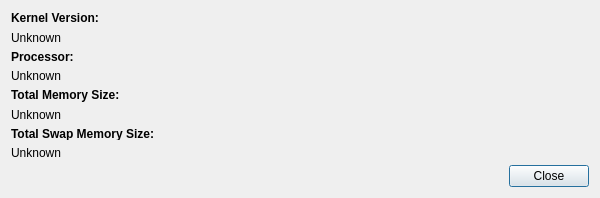
<?xml version="1.0" encoding="UTF-8"?>
<ui version="4.0">
 <class>SystemInfo</class>
 <widget class="QDialog" name="SystemInfo">
  <property name="geometry">
   <rect>
    <x>0</x>
    <y>0</y>
    <width>600</width>
    <height>198</height>
   </rect>
  </property>
  <property name="sizePolicy">
   <sizepolicy hsizetype="MinimumExpanding" vsizetype="MinimumExpanding">
    <horstretch>0</horstretch>
    <verstretch>0</verstretch>
   </sizepolicy>
  </property>
  <property name="minimumSize">
   <size>
    <width>600</width>
    <height>180</height>
   </size>
  </property>
  <property name="windowTitle">
   <string>System Information</string>
  </property>
  <layout class="QVBoxLayout" name="verticalLayout_2">
   <item>
    <layout class="QVBoxLayout" name="verticalLayout">
     <property name="sizeConstraint">
      <enum>QLayout::SetMinimumSize</enum>
     </property>
     <item>
      <widget class="QLabel" name="kernelVersionLabelHeader">
       <property name="sizePolicy">
        <sizepolicy hsizetype="MinimumExpanding" vsizetype="MinimumExpanding">
         <horstretch>0</horstretch>
         <verstretch>0</verstretch>
        </sizepolicy>
       </property>
       <property name="text">
        <string>&lt;b&gt;Kernel Version:&lt;/b&gt;</string>
       </property>
       <property name="wordWrap">
        <bool>true</bool>
       </property>
      </widget>
     </item>
     <item>
      <widget class="QLabel" name="kernelVersionLabel">
       <property name="sizePolicy">
        <sizepolicy hsizetype="MinimumExpanding" vsizetype="MinimumExpanding">
         <horstretch>0</horstretch>
         <verstretch>60</verstretch>
        </sizepolicy>
       </property>
       <property name="minimumSize">
        <size>
         <width>0</width>
         <height>60</height>
        </size>
       </property>
       <property name="text">
        <string>Unknown</string>
       </property>
       <property name="alignment">
        <set>Qt::AlignLeading|Qt::AlignLeft|Qt::AlignTop</set>
       </property>
       <property name="wordWrap">
        <bool>true</bool>
       </property>
      </widget>
     </item>
     <item>
      <widget class="QLabel" name="processorLabelHeader">
       <property name="sizePolicy">
        <sizepolicy hsizetype="MinimumExpanding" vsizetype="MinimumExpanding">
         <horstretch>0</horstretch>
         <verstretch>0</verstretch>
        </sizepolicy>
       </property>
       <property name="text">
        <string>&lt;html&gt;&lt;head/&gt;&lt;body&gt;&lt;p&gt;&lt;span style=&quot; font-weight:600;&quot;&gt;Processor: &lt;/span&gt;&lt;/p&gt;&lt;/body&gt;&lt;/html&gt;</string>
       </property>
       <property name="wordWrap">
        <bool>true</bool>
       </property>
      </widget>
     </item>
     <item>
      <widget class="QLabel" name="processorLabel">
       <property name="sizePolicy">
        <sizepolicy hsizetype="MinimumExpanding" vsizetype="MinimumExpanding">
         <horstretch>0</horstretch>
         <verstretch>0</verstretch>
        </sizepolicy>
       </property>
       <property name="text">
        <string>Unknown</string>
       </property>
       <property name="wordWrap">
        <bool>true</bool>
       </property>
      </widget>
     </item>
     <item>
      <widget class="QLabel" name="memoryLabelHeader">
       <property name="sizePolicy">
        <sizepolicy hsizetype="MinimumExpanding" vsizetype="MinimumExpanding">
         <horstretch>0</horstretch>
         <verstretch>0</verstretch>
        </sizepolicy>
       </property>
       <property name="text">
        <string>&lt;b&gt;Total Memory Size:&lt;/b&gt;</string>
       </property>
       <property name="wordWrap">
        <bool>true</bool>
       </property>
      </widget>
     </item>
     <item>
      <widget class="QLabel" name="memoryLabel">
       <property name="sizePolicy">
        <sizepolicy hsizetype="MinimumExpanding" vsizetype="MinimumExpanding">
         <horstretch>0</horstretch>
         <verstretch>0</verstretch>
        </sizepolicy>
       </property>
       <property name="text">
        <string>Unknown</string>
       </property>
       <property name="wordWrap">
        <bool>true</bool>
       </property>
      </widget>
     </item>
     <item>
      <widget class="QLabel" name="swapLabelHeader">
       <property name="sizePolicy">
        <sizepolicy hsizetype="MinimumExpanding" vsizetype="MinimumExpanding">
         <horstretch>0</horstretch>
         <verstretch>0</verstretch>
        </sizepolicy>
       </property>
       <property name="text">
        <string>&lt;b&gt;Total Swap Memory Size:&lt;/b&gt;</string>
       </property>
       <property name="wordWrap">
        <bool>true</bool>
       </property>
      </widget>
     </item>
     <item>
      <widget class="QLabel" name="swapLabel">
       <property name="sizePolicy">
        <sizepolicy hsizetype="MinimumExpanding" vsizetype="MinimumExpanding">
         <horstretch>0</horstretch>
         <verstretch>0</verstretch>
        </sizepolicy>
       </property>
       <property name="text">
        <string>Unknown</string>
       </property>
       <property name="wordWrap">
        <bool>true</bool>
       </property>
      </widget>
     </item>
    </layout>
   </item>
   <item>
    <spacer name="verticalSpacer">
     <property name="orientation">
      <enum>Qt::Vertical</enum>
     </property>
     <property name="sizeHint" stdset="0">
      <size>
       <width>20</width>
       <height>50</height>
      </size>
     </property>
    </spacer>
   </item>
   <item>
    <widget class="QDialogButtonBox" name="buttonBox">
     <property name="sizePolicy">
      <sizepolicy hsizetype="Expanding" vsizetype="Minimum">
       <horstretch>0</horstretch>
       <verstretch>0</verstretch>
      </sizepolicy>
     </property>
     <property name="orientation">
      <enum>Qt::Horizontal</enum>
     </property>
     <property name="standardButtons">
      <set>QDialogButtonBox::Close</set>
     </property>
     <property name="centerButtons">
      <bool>false</bool>
     </property>
    </widget>
   </item>
  </layout>
 </widget>
 <resources/>
 <connections>
  <connection>
   <sender>buttonBox</sender>
   <signal>accepted()</signal>
   <receiver>SystemInfo</receiver>
   <slot>accept()</slot>
   <hints>
    <hint type="sourcelabel">
     <x>248</x>
     <y>254</y>
    </hint>
    <hint type="destinationlabel">
     <x>157</x>
     <y>274</y>
    </hint>
   </hints>
  </connection>
  <connection>
   <sender>buttonBox</sender>
   <signal>rejected()</signal>
   <receiver>SystemInfo</receiver>
   <slot>reject()</slot>
   <hints>
    <hint type="sourcelabel">
     <x>316</x>
     <y>260</y>
    </hint>
    <hint type="destinationlabel">
     <x>286</x>
     <y>274</y>
    </hint>
   </hints>
  </connection>
 </connections>
</ui>
